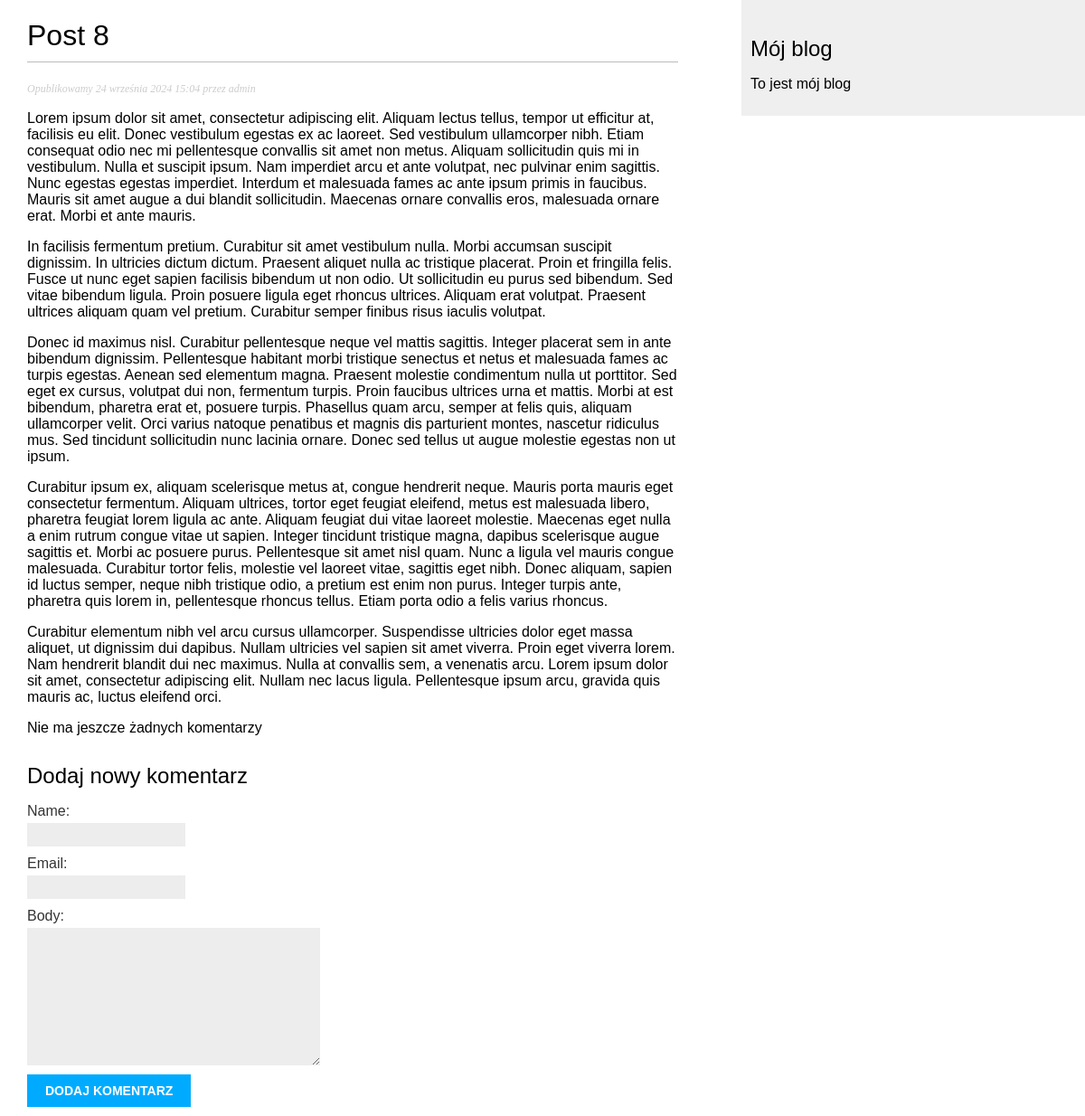
Screenshot of /2024/9/24/post-8/ with the database file from the repository.
### blog/models.py (models this page shows, shortened)
class Post(models.Model):
    STATUS_CHOICES = (('draft', 'Wersja robocza'),
                      ('published', 'Opublikowany'),)
    title = models.CharField(max_length=250)
    body = models.TextField()
    author = models.ForeignKey(User, on_delete=models.CASCADE,
                               related_name='posts')
    status = models.CharField(max_length=10, choices=STATUS_CHOICES, default='draft')
    slug = models.SlugField(max_length=250, unique_for_date='publish')
    publish = models.DateTimeField(default=timezone.now)
    created = models.DateTimeField(auto_now_add=True)
    updated = models.DateTimeField(auto_now=True)
    tags = TaggableManager()
    class Meta:
        ordering = ('-publish',)

### blog/views.py (the view)
# urls.py: path('<int:year>/<int:month>/<int:day>/<slug:slug>/', views.post_detail, name='post_detail'),
def post_detail(request, year, month, day, slug):
    new_comment = None
    post = get_object_or_404(Post, slug=slug,
                             status='published',
                             publish__year=year,
                             publish__month=month,
                             publish__day=day)
    comments = post.comments.filter(active=True)
    if request.method == 'POST':
        comment_form = CommentForm(data=request.POST)
        if comment_form.is_valid():
            new_comment = comment_form.save(commit=False)
            new_comment.post = post
            new_comment.save()
    comment_form = CommentForm()
    return render(request, 'blog/post/detail.html',
                  {'post': post,
                   'comment_form': comment_form,
                   'comments':comments,
                   'new_comment': new_comment})

### blog/forms.py
class CommentForm(ModelForm):
    class Meta:
        model = Comment
        fields = ('name', 'email', 'body')

### blog/templates/blog/post/detail.html (shortened to what this page needs)
{% extends "blog/base.html" %}
{% block content %}
    <h1>{{ post.title }}</h1>
    <p class="date">
        Opublikowamy {{ post.publish }} przez {{ post.author }}
    </p>
    {{ post.body|linebreaks }}
    {% for comment in comments %}
        <div class="comment">
        <p class="info">
            Komentarz {{ forloop.counter }} dodany przez {{ comment.name }}
            {{ comment.created }}
        </p>
        {{ comment.body|linebreaks }}
        </div>
        {% empty %}
        <p>Nie ma jeszcze żadnych komentarzy</p>
    {% endfor%}
    {% if new_comment %}
        <h2>Twój komentarz został dodany</h2>
    {% else %}
        <h2>Dodaj nowy komentarz</h2>
        <form action="#" method="post">
            {{ comment_form.as_p }}
            <p><input type="submit" value="Dodaj komentarz"></p>
        </form>
    {% endif %}
{% endblock %}

### blog/static/css/blog.css (style rules this page uses)
body { margin:0; padding:0; font-family:helvetica, sans-serif; }
h1 { font-weight:normal; border-bottom:1px solid #bbb; padding:0 0 10px 0; }
h2 { font-weight:normal; margin:30px 0 0; }
p.date { color:#ccc; font-family: georgia, serif; font-size: 12px; font-style: italic; }
label { float:left; clear:both; color:#333; margin-bottom:4px; }
input, textarea { clear:both; float:left; margin:0 0 10px; background:#ededed; border:0; padding:6px 10px; font-size:12px; }
input[type=submit] { font-weight:bold; background:#00abff; color:#fff; padding:10px 20px; font-size:14px; text-transform:uppercase; }

### rows the page displays
Post: title "Post 8", publish "24 września 2024 15:04", author "admin", body "Lorem ipsum dolor sit amet, consectetur adipiscing elit. Aliquam lectus tellus, tempor ut efficitur at, facilisis eu elit. Donec vestibulum egestas ex ac laoreet. Sed vestibulum ullamcorper nibh. Etiam consequat odio nec mi pellentesque convallis sit amet non metus. Aliquam sollicitudin quis mi in vestibulum. Nulla et suscipit ipsum. Nam imperdiet arcu et ante volutpat, nec pulvinar enim sagittis. Nunc egestas egestas imperdiet. Interdum et malesuada fames ac ante ipsum primis in faucibus. Mauris sit amet augue a dui blandit sollicitudin. Maecenas ornare convallis eros, malesuada ornare erat. Morbi et ante mauris. In facilisis fermentum pretium. Curabitur sit amet vestibulum nulla. Morbi…"
